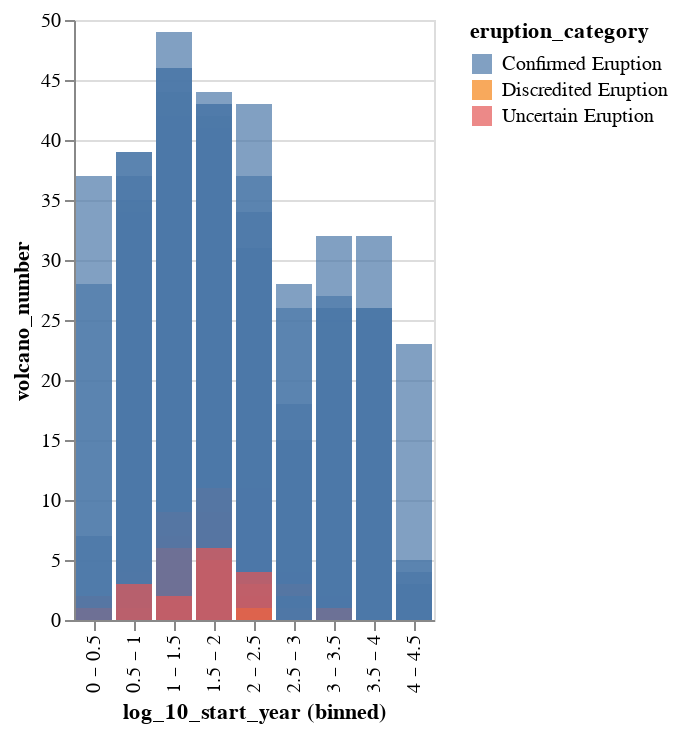

Source (notebook cell):
### Code cell
eruptions.columns

group_for_plot_erupt = eruptions.groupby(['start_year', 'eruption_category']) \
    .count() \
    .reset_index() 
group_for_plot_erupt['log_10_start_year'] = np.log10(2021 - group_for_plot_erupt['start_year'])

alt.Chart(group_for_plot_erupt).mark_bar(opacity = 0.7).encode(
    x=alt.X('log_10_start_year:O', bin = True),
    y = alt.Y('volcano_number:Q', stack = None),
    color = 'eruption_category')

### Figure 1 — Vega-Lite specification as saved in the notebook (floating-point values rounded to 4 significant figures; data arrays with more than 128 entries replaced by an {"elided": "..."} marker saying what was removed)
{"config": {"view": {"continuousWidth": 400, "continuousHeight": 300}}, "data": {"name": "data-972e43178db3be399bd0a00bb343a019"}, "mark": {"type": "bar", "opacity": 0.7}, "encoding": {"color": {"type": "nominal", "field": "eruption_category"}, "x": {"type": "ordinal", "bin": true, "field": "log_10_start_year"}, "y": {"type": "quantitative", "field": "volcano_number", "stack": null}}, "$schema": "https://vega.github.io/schema/vega-lite/v4.8.1.json", "datasets": {"data-972e43178db3be399bd0a00bb343a019": {"elided": "2180 records"}}}
